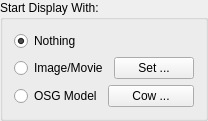
                    <widget class="QGroupBox" name="groupBox_3">
                     <property name="title">
                      <string>Start Display With:</string>
                     </property>
                     <layout class="QVBoxLayout" name="verticalLayout_6">
                      <item>
                       <widget class="QRadioButton" name="blankRadioButton">
                        <property name="text">
                         <string>Nothing</string>
                        </property>
                        <property name="checked">
                         <bool>true</bool>
                        </property>
                       </widget>
                      </item>
                      <item>
                       <layout class="QHBoxLayout" name="horizontalLayout_17">
                        <item>
                         <widget class="QRadioButton" name="imageRadioButton">
                          <property name="text">
                           <string>Image/Movie</string>
                          </property>
                         </widget>
                        </item>
                        <item>
                         <widget class="QPushButton" name="imageCalibrationButton">
                          <property name="text">
                           <string>Set ...</string>
                          </property>
                         </widget>
                        </item>
                       </layout>
                      </item>
                      <item>
                       <layout class="QHBoxLayout" name="horizontalLayout_24">
                        <item>
                         <widget class="QRadioButton" name="osgRadioButton">
                          <property name="text">
                           <string>OSG Model</string>
                          </property>
                         </widget>
                        </item>
                        <item>
                         <widget class="QPushButton" name="osgDataButton">
                          <property name="text">
                           <string>Cow ...</string>
                          </property>
                         </widget>
                        </item>
                       </layout>
                      </item>
                     </layout>
                    </widget>
